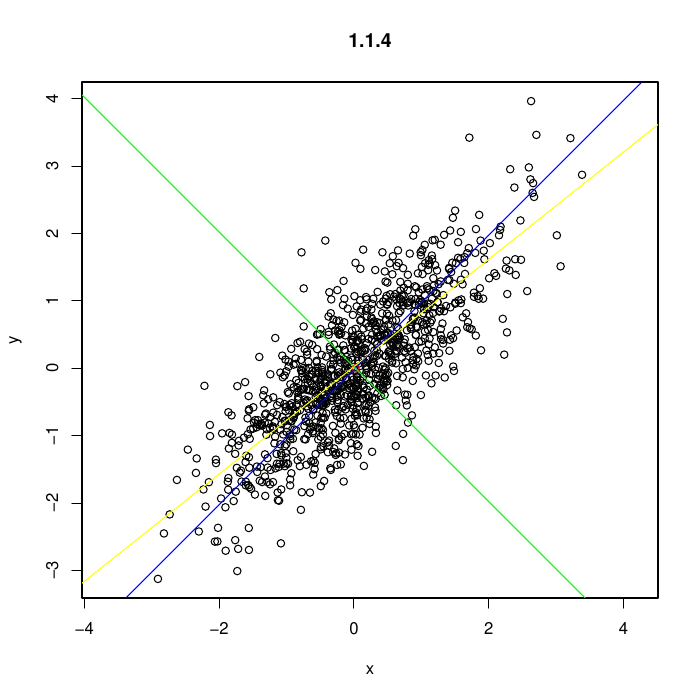

Source code (R):
#1.1
#1)
library(MASS)
#3)
pdf("Lab2.pdf")
w = mvrnorm(n = 1000,rep(0,2),Sigma = cor_mat)
x = w[,1]
y = w[,2]
#4)
plot(x,y,main = "1.1.4",asp = 1)
points(mean(x),mean(y),col = "red")
#5)
lm = lm(x~y)
abline(coefficients(lm),col = "yellow")
#6)
var(w)
cov(w)
#7)
cor(w)
w_ = scale(w)
var(w_)
cov(w_)
cor(w_)
#8)
eig = eigen(cov(w))
#9)
u = eigen(cov(w_))$vectors[,1]
v = eigen(cov(w_))$vectors[,2]
p=u[2]/u[1]
q=v[2]/v[1]
py=mean(y)-p*mean(x)
qy=mean(y)-q*mean(x)
abline(a = py,b = p,col = "blue")
abline(qy,q,col="green")

#10)
newW = as.matrix(w) %*% eig$vectors
plot(newW)
#2.1
#read.table("chemin/relatif/fichier",h=T)
#1)
library(ade4)
#2)
pca1 = read.table("../Files/pca1.txt",h=T)
#3)
rownames(pca1) = pca1$IDENT
pca1 = pca1[,-1]
freq1 = pca1$FREQ
pca1 = pca1[,-length(pca1)]
#4)
boxplot(pca1)
boxplot(scale(pca1,T,scale = TRUE))
#5)
cor_pca1 = cor(pca1) 
max(abs(cor_pca1[abs(cor_pca1)<1.0 & abs(cor_pca1)>=0.5]))
#6)
diag_cor_pca1 = eigen(cor_pca1)
summary(diag_cor_pca1)
diag_cor_pca1
#7)
##a)
pca1.pca = dudi.pca(pca1)
pca1.pca$eig
diag_cor_pca1$values
#Les valeurs propres sont exactement les mêmes
##b)
plot(pca1.pca$co)
plot(pca1.pca$c1)
##c)
s.corcircle(pca1.pca$co)
##d)
plot(pca1.pca$li)
#8)
inertia = inertia.dudi(pca1.pca,row.inertia = T,col.inertia = T)
#cos_square = inertia$row.rel || inertia$col.rel
#9)
scatter(pca1.pca)
#10)
for (i in 1:15) {
  plot(pca1[,i]~pca1.pca$li[,1],main = paste("plot n°",toString(i),sep = " "))
  abline(lm(pca1[,i] ~ pca1.pca$li[,1]))
}
#11)
score(pca1.pca)
#12)
supcol(pca1.pca,Xsup = freq1)
#13)
?reconst
reconst(pca1.pca,nf = 2)
#14)
func <- function(ACP,deg){
  
}


#2.2
results = deug$tab
finals = deug$result
mean = deug$cent
#1)
data("deug")
#2)
boxplot(results,main = "Résultats")
#3)
factor(finals,c("D","C-","C","B-","B","A","A+"),order = T)
#4)
plot(table(finals))
#5)
mean = sort(mean,T)
barplot(mean,main = "Ordre d'importance des matières")
#6)
results.pca = dudi.pca(results,scannf = F,nf = 2)
#7)
scat = scatter(results.pca)
#8)

dev.off()
